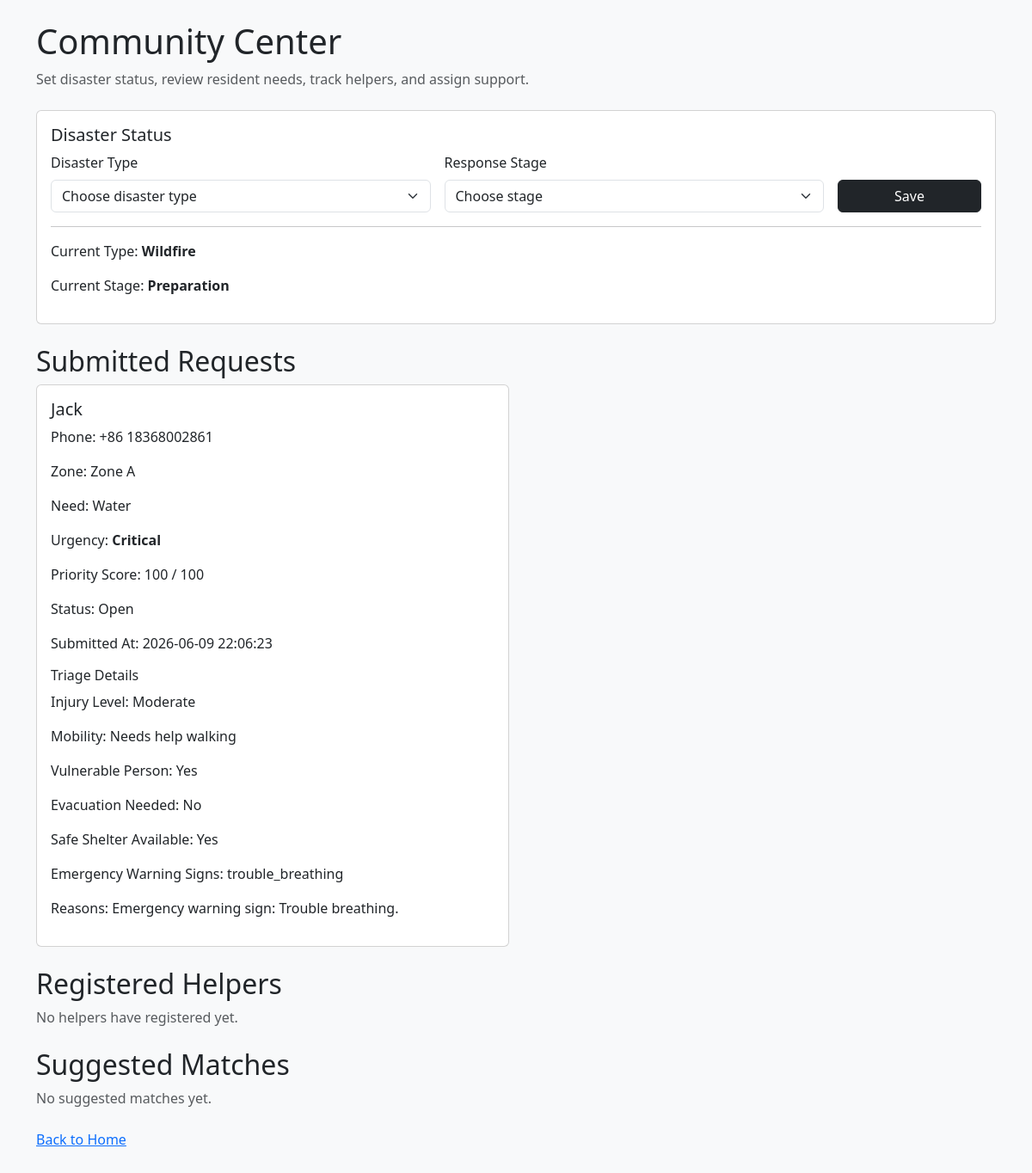
Before: /community (signed in) with the older database file.
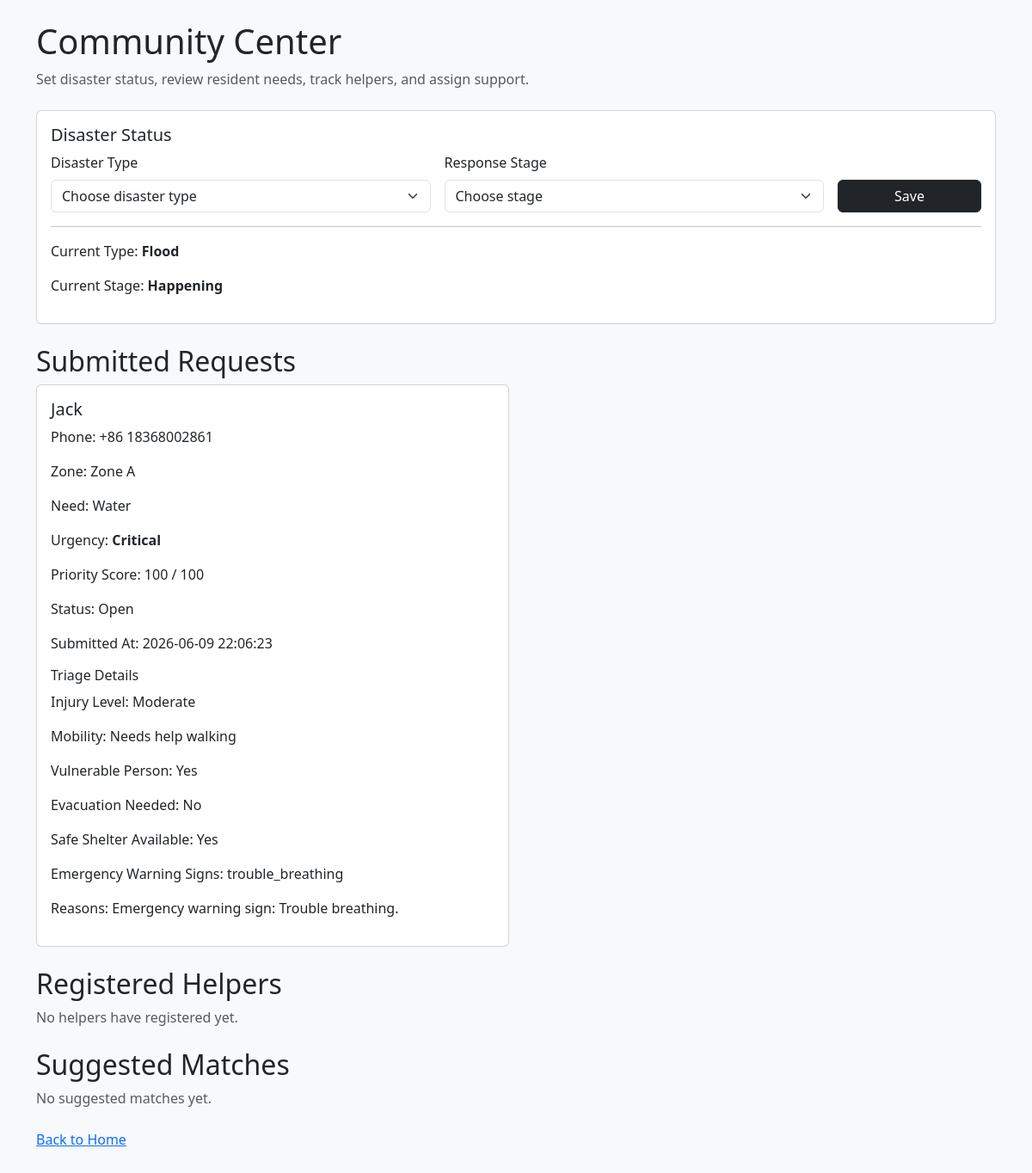
After: the same page with the newer database file.
### tables this page shows
CREATE TABLE disaster_status (
            id INTEGER PRIMARY KEY AUTOINCREMENT,
            disaster_type TEXT NOT NULL,
            stage TEXT NOT NULL,
            timestamp DATETIME DEFAULT CURRENT_TIMESTAMP
        );

CREATE TABLE requests (
            id INTEGER PRIMARY KEY AUTOINCREMENT,
            resident_name TEXT NOT NULL,
            phone_number TEXT NOT NULL,
            zone TEXT NOT NULL,
            need_type TEXT NOT NULL,
            injury_level TEXT NOT NULL,
            mobility_status TEXT NOT NULL,
            vulnerable_person TEXT NOT NULL,
            evacuation_need TEXT NOT NULL,
            safe_shelter TEXT NOT NULL,
            red_flags TEXT,
            urgency TEXT NOT NULL,
            priority_score INTEGER NOT NULL,
            triage_reasons TEXT,
            status TEXT DEFAULT 'Open',
            timestamp DATETIME DEFAULT CURRENT_TIMESTAMP
        );

### app.py (the view)
@app.route("/community", methods=["GET", "POST"])
def community():
    if not is_community():                  # Check if the user is a coordinator and automatically redirect to home if not
        return redirect(url_for("login"))
    if request.method == "POST":
        disaster_type = request.form.get("disaster_type")
        stage = request.form.get("stage")
        save_disaster_status(disaster_type, stage)
    requests = get_all_requests()
    volunteers = get_all_volunteers()
    matches = find_matches()
    return render_template(
        "community.html",
        current_disaster=get_disaster_status(),
        requests=requests,
        volunteers=volunteers,
        matches=matches
    )

### app.py (called while the page is built)
def is_community():
    return session.get("user_type") == "coordinator"

### database.py (called while the page is built)
def get_db():
    conn = sqlite3.connect(DATABASE)
    conn.row_factory = sqlite3.Row
    return conn

def get_all_requests():
    conn = get_db()
    cursor = conn.cursor()
    cursor.execute('SELECT * FROM requests ORDER BY priority_score DESC, timestamp ASC')
    requests = cursor.fetchall()
    conn.close()
    return requests

def get_all_volunteers():
    conn = get_db()
    cursor = conn.cursor()
    cursor.execute('''
        SELECT *
        FROM volunteers
        ORDER BY timestamp DESC
    ''')
    volunteers = cursor.fetchall()
    conn.close()
    return volunteers

def get_disaster_status():
    conn = get_db()
    cursor = conn.cursor()
    cursor.execute('''
        SELECT *
        FROM disaster_status
        ORDER BY timestamp DESC
        LIMIT 1
    ''')
    disaster_status = cursor.fetchone()
    conn.close()
    if disaster_status:
        return disaster_status
    return {
        "disaster_type": None,
        "stage": None
    }

### templates/community.html (shortened to what this page needs)
<!DOCTYPE html>
<html>
<head>
    <link href="https://cdn.jsdelivr.net/npm/bootstrap@5.3.3/dist/css/bootstrap.min.css" rel="stylesheet">
</head>
<body class="bg-light">
    <main class="container py-4">
        <section class="mb-4">
            <h1>Community Center</h1>
            <p class="text-muted">
                Set disaster status, review resident needs, track helpers, and assign support.
            </p>
        </section>
        <section class="card mb-4">
            <div class="card-body">
                <h2 class="h5">Disaster Status</h2>
                <form class="row g-3 align-items-end" method="POST">
                    <div class="col-md-5">
                        <label class="form-label" for="disaster_type">Disaster Type</label>
                        <select class="form-select" id="disaster_type" name="disaster_type" required>
                            <option value="">Choose disaster type</option>
                        </select>
                    </div>
                    <div class="col-md-5">
                        <label class="form-label" for="stage">Response Stage</label>
                        <select class="form-select" id="stage" name="stage" required>
                            <option value="">Choose stage</option>
                        </select>
                    </div>
                    <div class="col-md-2">
                        <button class="btn btn-dark w-100" type="submit">Save</button>
                    </div>
                </form>
                <hr>
                {% if current_disaster.disaster_type %}
                    <p>Current Type: <strong>{{ current_disaster.disaster_type }}</strong></p>
                    <p>Current Stage: <strong>{{ current_disaster.stage }}</strong></p>
                {% else %}
                    <p class="text-muted">No disaster status has been set currently.</p>
                {% endif %}
            </div>
        </section>
        <section class="mb-4">
            <h2>Submitted Requests</h2>
            {% if requests %}
                <div class="row g-3">
                    {% for item in requests %}
                        <div class="col-lg-6">
                            <div class="card h-100">
                                <div class="card-body">
                                    <h3 class="h5">{{ item.resident_name }}</h3>
                                    <p>Phone: {{ item.phone_number }}</p>
                                    <p>Zone: {{ item.zone }}</p>
                                    <p>Need: {{ item.need_type }}</p>
                                    <p>Urgency: <strong>{{ item.urgency }}</strong></p>
                                    <p>Priority Score: {{ item.priority_score }} / 100</p>
                                    <p>Status: {{ item.status }}</p>
                                    <p>Submitted At: {{ item.timestamp }}</p>
                                    <h4 class="h6 mt-3">Triage Details</h4>
                                    <p>Injury Level: {{ item.injury_level }}</p>
                                    <p>Mobility: {{ item.mobility_status }}</p>
                                    <p>Vulnerable Person: {{ item.vulnerable_person }}</p>
                                    <p>Evacuation Needed: {{ item.evacuation_need }}</p>
                                    <p>Safe Shelter Available: {{ item.safe_shelter }}</p>
                                    <p>Emergency Warning Signs: {{ item.red_flags }}</p>
                                    <p>Reasons: {{ item.triage_reasons }}</p>
                                </div>
                            </div>
                        </div>
                    {% endfor %}
                </div>
            {% else %}
                <p class="text-muted">No requests have been submitted yet.</p>
            {% endif %}
        </section>
        <section class="mb-4">
            <h2>Registered Helpers</h2>
            {% if volunteers %}
                <div class="row g-3">
                    {% for person in volunteers %}
                        <div class="col-lg-4">
                            <div class="card h-100">
                                <div class="card-body">
                                    <h3 class="h5">{{ person.volunteer_name }}</h3>
                                    <p>Phone: {{ person.phone_number }}</p>
                                    <p>Helper Type: {{ person.helper_type }}</p>
                                    <p>Zone: {{ person.zone }}</p>
                                    <p>Resource or Skill: {{ person.resource_type }}</p>
                                    <p>Availability: {{ person.availability }}</p>
                                    <p>Status: {{ person.status }}</p>
                                    <p>Registered At: {{ person.timestamp }}</p>
                                </div>
                            </div>
                        </div>
                    {% endfor %}
                </div>
            {% else %}
                <p class="text-muted">No helpers have registered yet.</p>
            {% endif %}
        </section>
        <section class="mb-4">
            <h2>Suggested Matches</h2>
            {% if matches %}
                <div class="row g-3">
                    {% for match in matches %}
                        <div class="col-lg-6">
                            <div class="card border-primary h-100">
                                <div class="card-body">
                                    <h3 class="h5">{{ match.resident_name }} -> {{ match.volunteer_name }}</h3>
                                    <p>Request ID: {{ match.request_id }}</p>
                                    <p>Resident Phone: {{ match.resident_phone }}</p>
                                    <p>Helper Phone: {{ match.volunteer_phone }}</p>
                                    <p>Helper Type: {{ match.helper_type }}</p>
                                    <p>Zone: {{ match.zone }}</p>
                                    <p>Need / Resource: {{ match.need_type }} / {{ match.resource_type }}</p>
                                    <p>Urgency: {{ match.urgency }}</p>
                                    <p>Priority Score: {{ match.priority_score }} / 100</p>
                                    <form method="POST" action="/assign">
                                        <input type="hidden" name="request_id" value="{{ match.request_id }}">
                                        <input type="hidden" name="volunteer_id" value="{{ match.volunteer_id }}">
                                        <button class="btn btn-primary btn-sm" type="submit">Assign</button>
                                    </form>
                                </div>
                            </div>
                        </div>
                    {% endfor %}
                </div>
            {% else %}
                <p class="text-muted">No suggested matches yet.</p>
            {% endif %}
        </section>
        <p>
            <a href="/">Back to Home</a>
        </p>
    </main>
</body>
</html>

Changed rows visible on the page:
removed disaster_status: disaster_type "Wildfire", stage "Preparation"
added disaster_status: disaster_type "Flood", stage "Happening"
